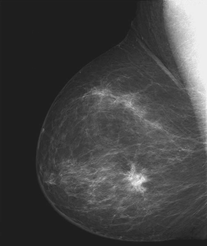
%> input picture Lab 5/DigitalMammogram.tif, 207 x 246 px, shrunk from 482 x 571 before the run
$ octave Tipton_EGR532_Lab4PartA.m   (GNU Octave 9; MATLAB toolbox functions it lacks are replaced by stand-ins)
%> lines starting %> are read from the running program, lines starting %| are printed output that depends on the picture
%%%%%%%%%%%%%%%%%%%%%%%%%%%%%%%%%%%%%%%%%%%%%%%%%%%%%%%%%%%%%%%%%%%%%%%%
% Title: Intensity Transforms
% Filename: Tipton_EGR532_Lab4PartA.m
% Author: Natalie Tipton
% Date: 2/21/19
% Instructor: Dr. Rhodes
% Description: This script completes negative, log, and power-law
%   transformations to enhance contrast
%%%%%%%%%%%%%%%%%%%%%%%%%%%%%%%%%%%%%%%%%%%%%%%%%%%%%%%%%%%%%%%%%%%%%%%%

%%%%%%%% Part A %%%%%%%%%%

%load in mammogram image
dig_mammogram = imread('DigitalMammogram.tif');
%> dig_mammogram is the input picture: size 246x207 uint8; min 28, max 243, mean 66.7

%convert image to negative
dig_mammogram_neg = 255 - dig_mammogram;
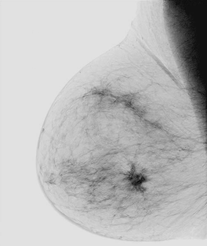
%> dig_mammogram_neg: size 246x207 uint8; min 12, max 227, mean 188.3

%plot original and negative image in subplots
figure(1)
subplot(1,2,1)
colormap gray;
imagesc(dig_mammogram)
title('Original Digital Mammogram');
xlabel('X (spatial units)');
ylabel('Y (spatial units)');
colorbar;
subplot(1,2,2)
imagesc(dig_mammogram_neg)
title('Negative Digital Mammogram');
xlabel('X (spatial units)');
ylabel('Y (spatial units)');
colorbar;

%read in fourier transformation, turn to double, and find size
fourier_tran = imread('FourierTransform.tif');
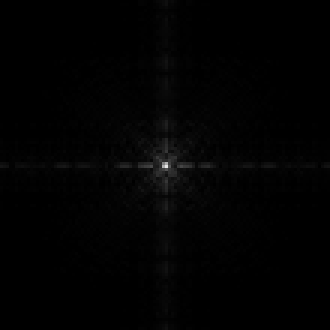
%> input picture Lab 5/FourierTransform.tif, 110 x 110 px, shrunk from 256 x 256 before the run (shown 3 times larger)
%> fourier_tran is the input picture: size 110x110 uint8; min 0, max 229, mean 2.1
fourier_tran_doub = im2double(fourier_tran);
[row,col] = size(fourier_tran);
%> row = 110; col = 110
fourier_tran_log_doub = zeros(row,col);

%take log transform of each pixel in fourier tran image
for x = 1:row
    for y = 1:col
        fourier_tran_log_doub(x,y) = log10(1 + fourier_tran_doub(x,y));
    end
end

%convert back to uint8
fourier_tran_log = im2uint8(fourier_tran_log_doub);

%plot original and log transformed images on subplots
figure(2)
subplot(1,2,1)
colormap gray;
imagesc(fourier_tran)
title('Original Fourier Transformation');
xlabel('X (spatial units)');
ylabel('Y (spatial units)');
colorbar;
subplot(1,2,2)
imagesc(fourier_tran_log);
title('Logarithmic Fourier Transform');
xlabel('X (spatial units)');
ylabel('Y (spatial units)');
colorbar;

%read in spine mri image and convert to double
spine_mri = imread('SpineMRI.tif');
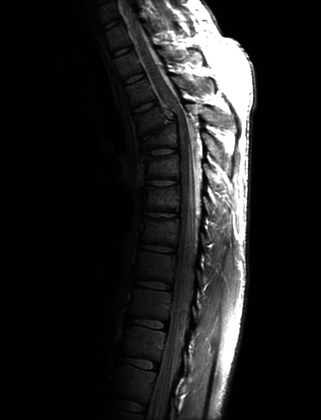
%> input picture Lab 5/SpineMRI.tif, 321 x 420 px, shrunk from 746 x 976 before the run
%> spine_mri is the input picture: size 420x321 uint8; min 0, max 255, mean 32.6
spine_mri_doub = im2double(spine_mri);

%initialize gamma values
gamma6 = 0.6;
gamma4 = 0.4;
gamma3 = 0.3;

%complete gamma transformations for three dif gamma values
spine_mri_gamma6_doub = spine_mri_doub.^gamma6;
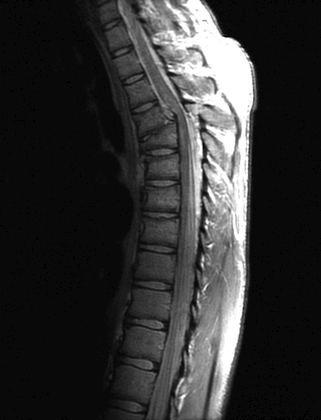
%> spine_mri_gamma6_doub: size 420x321 double; min 0, max 1, mean 0.197
spine_mri_gamma4_doub = spine_mri_doub.^gamma4;
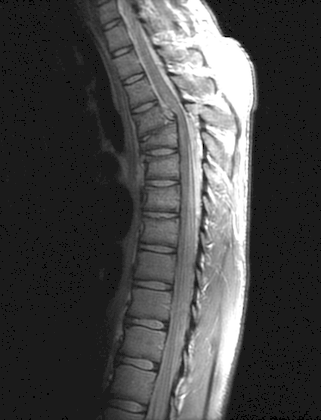
%> spine_mri_gamma4_doub: size 420x321 double; min 0, max 1, mean 0.284
spine_mri_gamma3_doub = spine_mri_doub.^gamma3;
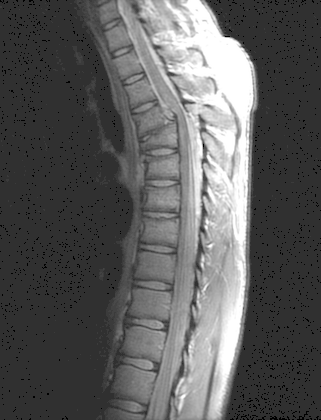
%> spine_mri_gamma3_doub: size 420x321 double; min 0, max 1, mean 0.361

%convert back to uint8
spine_mri_gamma6 = im2uint8(spine_mri_gamma6_doub);
spine_mri_gamma4 = im2uint8(spine_mri_gamma4_doub);
spine_mri_gamma3 = im2uint8(spine_mri_gamma3_doub);

%plot original and three gamma transformed images on subplot
figure(3)
subplot(2,2,1)
colormap gray;
imagesc(spine_mri)
title('Original Spine MRI');
xlabel('X (spatial units)');
ylabel('Y (spatial units)');
colorbar;
subplot(2,2,2)
colormap gray;
imagesc(spine_mri_gamma6)
title({'Power Law Spine MRI', 'Gamma = 0.6'});
xlabel('X (spatial units)');
ylabel('Y (spatial units)');
colorbar;
subplot(2,2,3)
colormap gray;
imagesc(spine_mri_gamma4)
title({'Power Law Spine MRI','Gamma = 0.4'});
xlabel('X (spatial units)');
ylabel('Y (spatial units)');
colorbar;
subplot(2,2,4)
colormap gray;
imagesc(spine_mri_gamma3)
title({'Power Law Spine MRI','Gamma = 0.3'});
xlabel('X (spatial units)');
ylabel('Y (spatial units)');
colorbar;
